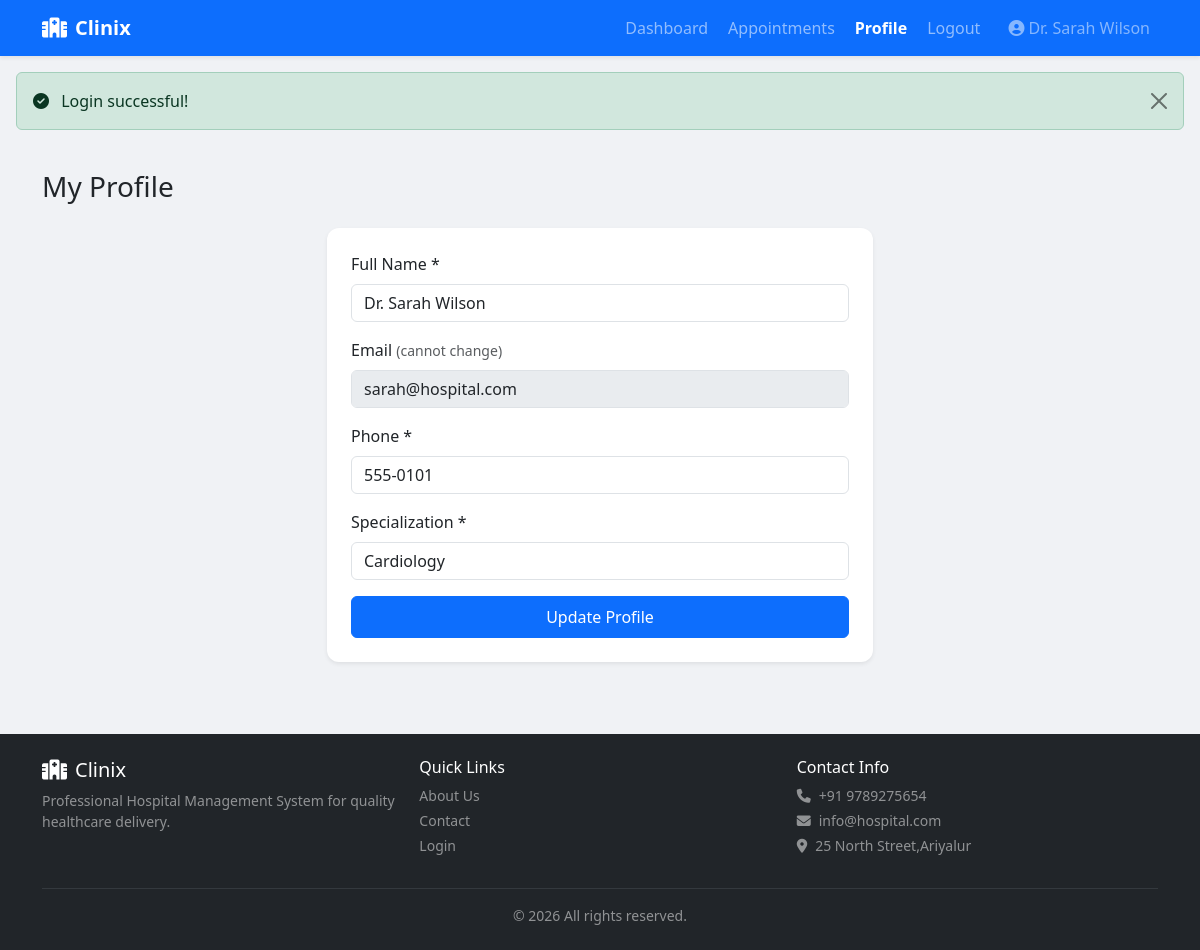
Screenshot of /doctor/profile.php (signed in) with the database file from the repository.
### tables this page shows
CREATE TABLE doctors (
    id INT PRIMARY KEY AUTO_INCREMENT,
    name VARCHAR(100) NOT NULL,
    email VARCHAR(100) NOT NULL UNIQUE,
    phone VARCHAR(20) NOT NULL,
    specialization VARCHAR(100) NOT NULL,
    password VARCHAR(255) NOT NULL,
    status ENUM('active','inactive') DEFAULT 'active',
    created_at TIMESTAMP DEFAULT CURRENT_TIMESTAMP
);

### doctor/profile.php (the view, shortened to what this page needs)
<?php
require_once __DIR__ . '/../includes/header.php';
 $uid  = $_SESSION['user_id'];
 $user = $conn->query("SELECT * FROM doctors WHERE id=$uid")->fetch_assoc();
?>
<h3 class="mb-4">My Profile</h3>
<div class="row justify-content-center">
    <div class="col-md-6">
        <div class="card p-4 shadow-sm">
            <form method="POST">
                <div class="mb-3"><label class="form-label">Full Name *</label><input type="text" name="name" class="form-control" required value="<?= htmlspecialchars($user['name']) ?>"></div>
                <div class="mb-3"><label class="form-label">Email <small class="text-muted">(cannot change)</small></label><input type="email" class="form-control" value="<?= htmlspecialchars($user['email']) ?>" disabled></div>
                <div class="mb-3"><label class="form-label">Phone *</label><input type="tel" name="phone" class="form-control" required value="<?= htmlspecialchars($user['phone']) ?>"></div>
                <div class="mb-3"><label class="form-label">Specialization *</label><input type="text" name="specialization" class="form-control" required value="<?= htmlspecialchars($user['specialization']) ?>"></div>
                <button type="submit" class="btn btn-primary w-100 py-2">Update Profile</button>
            </form>
        </div>
    </div>
</div>
<?php require_once __DIR__ . '/../includes/footer.php'; ?>

### css/style.css (style rules this page uses)
:root { --primary: #0d6efd; --primary-dark: #0a58ca; }
body { font-family: 'Segoe UI', system-ui, -apple-system, sans-serif; background: #f0f2f5; min-height: 100vh; }
.card { border: none; border-radius: 12px; box-shadow: 0 1px 6px rgba(0,0,0,.06); }
.btn-primary { background: var(--primary); border-color: var(--primary); }

### rows the page displays
doctors: name "Dr. Sarah Wilson", email "sarah@hospital.com", phone "555-0101", specialization "Cardiology"

### other values shown
$label "Dashboard"
$label "Appointments"
$label "Profile"
$label "Logout"
$_SESSION['user_name'] "Dr. Sarah Wilson"
$f['msg'] "Login successful!"
